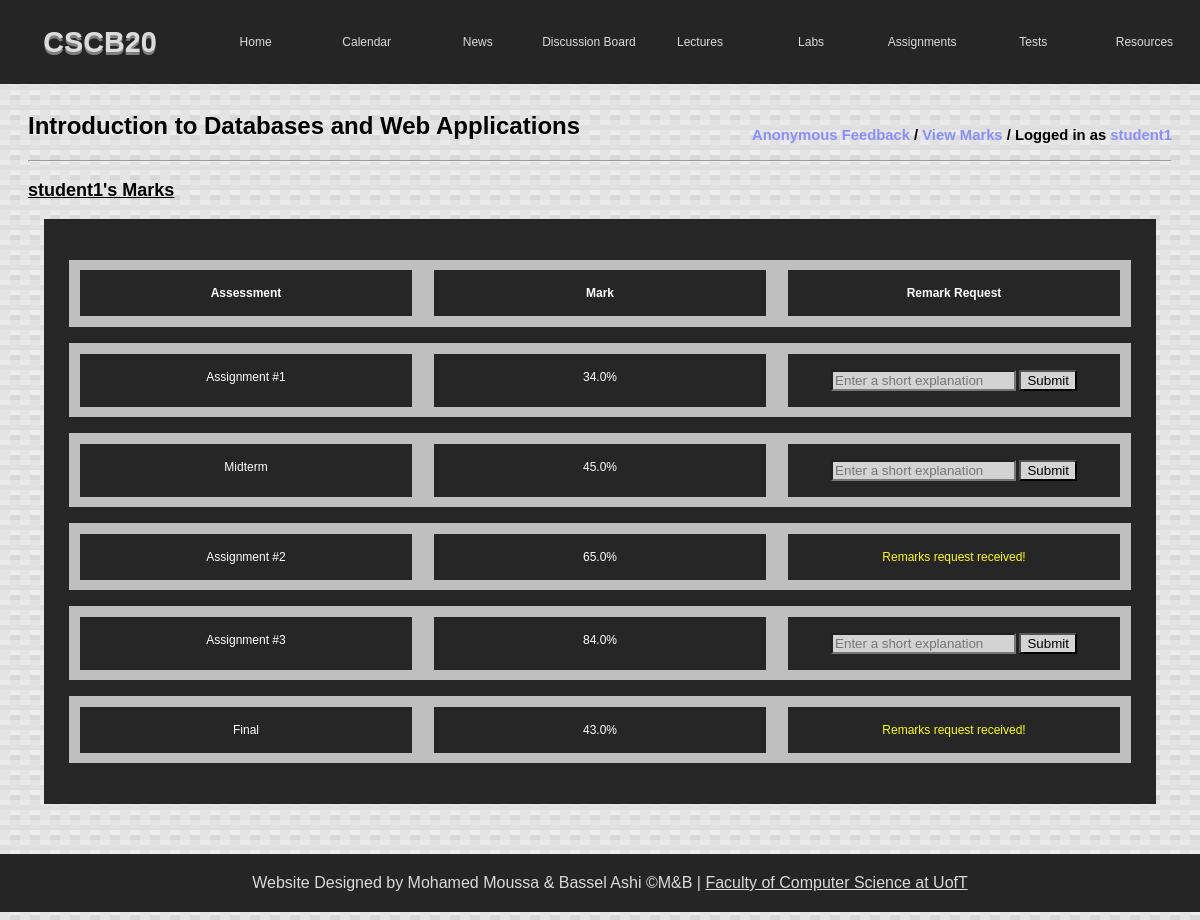
The app's page /mymarks (signed in) with its own data.
### tables this page shows
CREATE TABLE "marks" (
	"id"	INTEGER PRIMARY KEY AUTOINCREMENT,
	"user_id"	INTEGER,
	"assessment_id"	INTEGER,
	"percentage"	REAL,
	FOREIGN KEY("user_id") REFERENCES "users"("id"),
	FOREIGN KEY("assessment_id") REFERENCES "assessments"("id")
);

CREATE TABLE "assessments" (
	"id"	INTEGER PRIMARY KEY AUTOINCREMENT,
	"title"	TEXT
);

CREATE TABLE "remarks" (
	"id"	INTEGER PRIMARY KEY AUTOINCREMENT,
	"mark_id"	INTEGER,
	"done"	INTEGER,
	"reason"	TEXT
);

### app.py (the view)
@app.route('/mymarks')
def mymarks():
    username = session.get('user')
    if username is None:
        return redirect('login')
    roleid = getRank(username)
    if roleid != '2':
        return redirect('index')
    userId = getUserId(username)
    marks = getMarks(userId)
    return render_template('mymarks.html', username=username, roleid=getRank(username), marks=marks)

### app.py (called while the page is built)
def get_db():
    db = getattr(g, '_database', None)
    if db is None:
        db = g._database = sqlite3.connect(DATABASE)
    return db

def query_db(query, args=(), one=False):
    cur = get_db().execute(query, args)
    rv = cur.fetchall()
    cur.close()
    return (rv[0] if rv else None) if one else rv

def make_dicts(cursor, row):
    return dict((cursor.description[idx][0], value)
                for idx, value in enumerate(row))

@app.teardown_appcontext
def close_connection(exception):
    db = getattr(g, '_database', None)
    if db is not None:
        db.close()

def getRank(username):
    db = get_db()
    db.row_factory = make_dicts
    user = query_db(
        "SELECT role_id FROM users WHERE username = ?", [username], one=True)
    return str(user['role_id'])

def getUserId(username):
    db = get_db()
    db.row_factory = make_dicts
    user = query_db(
        "SELECT id FROM users WHERE username = ?", [username], one=True)
    return str(user['id'])

def getMarks(user_id):
    db = get_db()
    db.row_factory = make_dicts
    marks = query_db(
        "SELECT m.id as mark_id, m.user_id, m.assessment_id, m.percentage, a.title, r.done FROM marks m LEFT JOIN assessments a on a.id = m.assessment_id LEFT JOIN remarks r on m.id = r.mark_id WHERE m.user_id = ?", [user_id], one=False)
    if len(marks) == 0:
        return None
    return marks

### templates/mymarks.html (shortened to what this page needs)
<!DOCTYPE html>
<html>
    <head>
        <link rel="stylesheet" type="text/css" href="{{ url_for('static',filename='styles/main.css') }}">
        <link rel="stylesheet" type="text/css" href="{{ url_for('static',filename='styles/mymarks.css') }}">
    </head>
    <body>
        <div class="header">
            <div class="logo">
                <h1>CSCB20</h1>
            </div>
            <div class="nav">
                <a class="nav-item" href="index">Home</a>
                <a class="nav-item" href="calendar">Calendar</a>
                <a class="nav-item" href="news">News</a>
                <a class="nav-item" href="https://piazza.com/class/k5l8ww7kz8l6f0">Discussion Board</a>
                <a class="nav-item" href="lectures">Lectures</a>
                <a class="nav-item" href="labs">Labs</a>
                <a class="nav-item" href="assignments">Assignments</a>
                <a class="nav-item" href="tests">Tests</a>
                <a class="nav-item" href="resources">Resources</a>
            </div>
        </div>
        <div class="pageContent">
            <div class="courseHeader">
                <h2>
                    Introduction to Databases and Web Applications
                    <p class="user">
                        {% if roleid == '2' %}
                        <a href="feedback">Anonymous Feedback</a>
                        /
                        <a href="mymarks">View Marks</a>
                        {% else %}
                        <a href="studentfeedback">Student Feedback</a>
                        /
                        <a href="studentmarks">Student Marks</a>
                        {% endif %}
                        /
                        Logged in as
                        <a href="logout">{{ username }}</a>
                    </p>
                </h2>
                <hr>
            </div>
            <section id="marksDisplayed">
                <h3>
                    {{ username }}'s Marks
                </h3>
            </section>
            {% if marks == None %}
            <p>There are no current available marks yet!</p>
            {% else %}
            <section id="table">
                <div class="table">
                    <div class="wrap">
                        <div class="row">
                            <ul class="titles">
                                <li class="week"><strong>Assessment</strong></li>
                                <li class="lab"><strong>Mark</strong></li>
                                <li class="solutions"><strong>Remark Request</strong></li>
                            </ul>
                        </div>
                        <form action="{{ url_for('submitremark') }}" method="POST">
                            {% for mark in marks %}
                            <div class="row">
                                <ul>
                                    <li class="assessment">{{mark['title']}}</li>
                                    <li class="mark">{{mark['percentage']}}%</li>
                                    <li class="remark">
                                        {% if mark['done'] is none %}
                                        <input class="remarkText" name="reason{{mark['mark_id']}}"
                                            placeholder="Enter a short explanation">
                                        <button class="remarkBtn" name="submit"
                                            value="{{mark['mark_id']}}">Submit</button>
                                        {% elif mark['done'] == 0 %}
                                        <span style="color: yellow;">Remarks request received!</span>
                                        {% elif mark['done'] == 1 %}
                                        <span style="color: green;">Assessment remarked!</span>
                                        {% endif %}
                                    </li>
                                </ul>
                            </div>
                            {% endfor %}
                        </form>
                    </div>
                </div>
            </section>
            {% endif %}
        </div>
        <div class="footer">
            Website Designed by Mohamed Moussa & Bassel Ashi &copy;M&B |
            <a target="_blank" href="https://www.utsc.utoronto.ca/cms/computer-science-1">Faculty of Computer Science at
                UofT</a>
        </div>
    </body>

### static/styles/main.css (style rules this page uses)
body { background: linear-gradient(27deg, #eaeaea 5px, transparent 5px) 0 5px, linear-gradient(207deg, #eaeaea 5px, transparent 5px) 10px 0px, linear-gradient(27deg, #dfdede 5px, transparent 5px) 0px 10px, linear-gradient(207deg, #dfdede 5px, transparent 5px) 10px 5px, linear-gradient(90deg, #e4e4e4 10px, transparent 10px), linear-gradient(#e2e2e2 25%, #e5e5e5 25%, #dddddd 50%, transparent 50%, transparent 75%, #dbdbdb 75%, #d6d6d6); background-color: #ececec; background-size: 20px 20px; font-family: Verdana, Geneva, Tahoma, sans-serif; }
.logo { font-family: Arial, Helvetica, sans-serif; font-weight: bold; font-size: 1.2vw; flex: 1; text-align: center; text-shadow: 0 3px #808080; color: #dbdbdb; }
.header { position: fixed; display: flex; flex-wrap: wrap; align-items: center; overflow: hidden; top: 0; left: 0; width: 100%; justify-content: center; background-color: #252525; }
.nav { flex: 5; text-align: left; display: flex; flex-wrap: wrap; }
.nav a:link { text-decoration: none; }
.nav-item { flex: 1; flex-grow: 1; text-align: center; color: #dbdbdb; padding: 35px 0px 35px 0px; font-size: 1vw; }
.footer { background-color: #252525; color: #dbdbdb; padding: 20px; margin-left: -10px; text-align: center; left: 0; width: 100%; font-size: 2vh; position: absolute; bottom: 0; }
.footer a { color: #dbdbdb; }
p { font-size: 1.85vh; }
h2 { font-size: 3vh; }
h3 { text-decoration: underline; font-size: 2.25vh; }
li { margin: 1.32vh; font-size: 1.85vh; }
.courseHeader { display: inline; }
.user { float: right; vertical-align: middle; }

### static/styles/mymarks.css (style rules this page uses)
body { position: relative; min-height: calc(var(--vh, 1vh) * 100); overflow-x: hidden; padding: 0; }
.pageContent { margin-top: 7.0rem; padding-bottom: 5.0rem; padding-left: 20px; padding-right: 20px; }
.pageContent a:link { color: #878ffd; text-decoration: none; }
.table { background-color: #262626; box-sizing: border-box; margin: 16px; display: flex; padding: 25px; align-items: center; text-align: center; justify-content: center; }
.wrap { flex: 1; }
.wrap li { flex:1; display: inline; padding: 0; }
.row { background-color: #bfbfbf; padding: 0; transition: .4s; }
.row li { background-color: #262626; padding: 16px; color: #fff; font-family: Verdana, Geneva, Tahoma, sans-serif; font-size: 1vw; text-align: center; justify-content: center; align-items: center; }
.row ul { display: flex; padding: 0; }
.remarkBtn { transition-duration: 0.3s; background-color: lightgray; outline: none; }
.remarkText { outline:none; background-color: lightgray; }

### records on screen
marks: title "Assignment #1", percentage "34.0", {{ mark['mark_id'] }} 1 (drawn)
marks: title "Midterm", percentage "45.0", {{ mark['mark_id'] }} 2 (drawn)
remarks: title "Assignment #2", percentage "65.0", done "Remarks request received!"
marks: title "Assignment #3", percentage "84.0", {{ mark['mark_id'] }} 4 (drawn)
remarks: title "Final", percentage "43.0", done "Remarks request received!"

### other values on screen
{{ username }} "student1"
